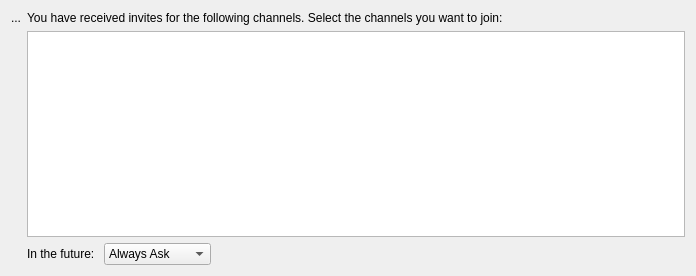
<?xml version="1.0" encoding="UTF-8"?>
<ui version="4.0">
 <class>InviteDialog</class>
 <widget class="QWidget" name="InviteDialog">
  <property name="geometry">
   <rect>
    <x>0</x>
    <y>0</y>
    <width>696</width>
    <height>276</height>
   </rect>
  </property>
  <layout class="QGridLayout" name="gridLayout">
   <item row="0" column="0">
    <widget class="QLabel" name="m_iconLabel">
     <property name="sizePolicy">
      <sizepolicy hsizetype="Maximum" vsizetype="Preferred">
       <horstretch>0</horstretch>
       <verstretch>0</verstretch>
      </sizepolicy>
     </property>
     <property name="text">
      <string>...</string>
     </property>
     <property name="alignment">
      <set>Qt::AlignLeading|Qt::AlignLeft|Qt::AlignTop</set>
     </property>
    </widget>
   </item>
   <item row="0" column="1" colspan="3">
    <widget class="QLabel" name="m_textLabel">
     <property name="text">
      <string>You have received invites for the following channels. Select the channels you want to join:</string>
     </property>
    </widget>
   </item>
   <item row="1" column="1" colspan="3">
    <widget class="QTreeView" name="m_channelView"/>
   </item>
   <item row="2" column="2">
    <widget class="QComboBox" name="m_joinPreferences">
     <item>
      <property name="text">
       <string>Always Ask</string>
      </property>
     </item>
     <item>
      <property name="text">
       <string>Always Join</string>
      </property>
     </item>
     <item>
      <property name="text">
       <string>Always Ignore</string>
      </property>
     </item>
    </widget>
   </item>
   <item row="2" column="3">
    <spacer name="horizontalSpacer">
     <property name="orientation">
      <enum>Qt::Horizontal</enum>
     </property>
     <property name="sizeType">
      <enum>QSizePolicy::Preferred</enum>
     </property>
     <property name="sizeHint" stdset="0">
      <size>
       <width>521</width>
       <height>20</height>
      </size>
     </property>
    </spacer>
   </item>
   <item row="2" column="1">
    <widget class="QLabel" name="label">
     <property name="text">
      <string>In the future: </string>
     </property>
    </widget>
   </item>
  </layout>
 </widget>
 <resources/>
 <connections/>
</ui>
